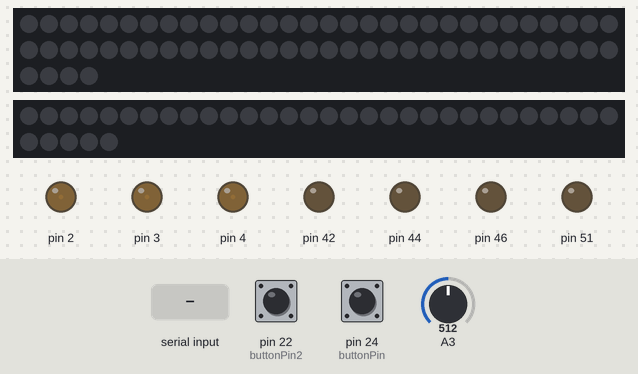
The sketch below on a simulated Arduino Mega 2560, built with avr-gcc and run on an emulated ATmega2560. Parts: 64 RGB LEDs in strip order, left to right, continuing on the next row, 35 RGB LEDs in strip order, left to right, continuing on the next row, output pins drawn as LEDs (lit = HIGH). Dashed ring = blinking. The test bench sets the inputs (shaded band); at power-on: pin 24 (buttonPin) HIGH, pin 22 (buttonPin2) HIGH, A3 = 512. Dim RGB values are drawn brighter than linear; the strip is taken to match the declared colour order; random numbers use the default seed unless the sketch sets one.

Above: at 1.2 s.
1.3 s: byte 30 received over Serial
At 1.46 s:
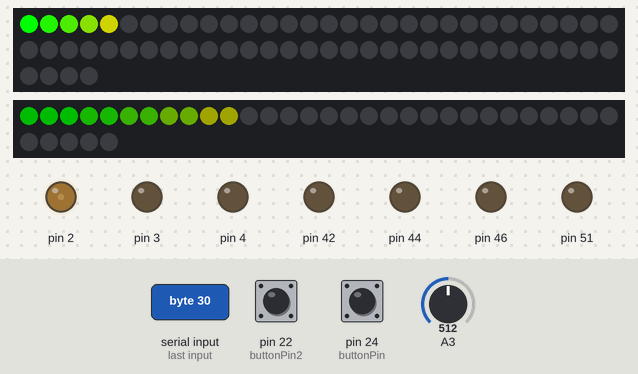
3.7 s: pin 24 (buttonPin) pulled LOW for 0.15 s
At 4.03 s:
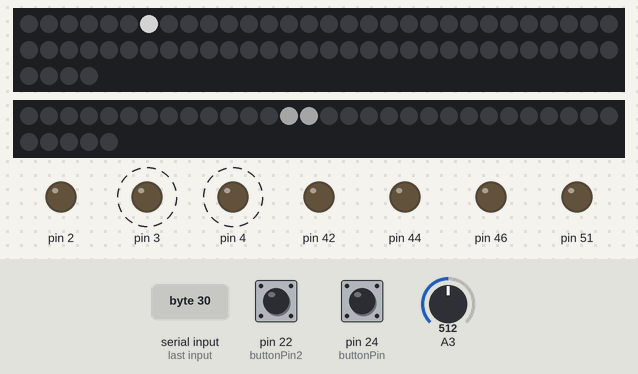
4.4 s: byte 90 received over Serial
At 5.9 s:
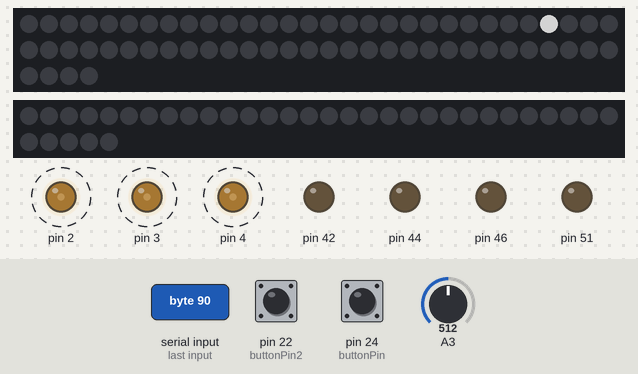
6.5 s: pin 22 (buttonPin2) pulled LOW for 0.15 s
7.2 s: pin 24 (buttonPin) pulled LOW for 1 s
At 9.4 s:
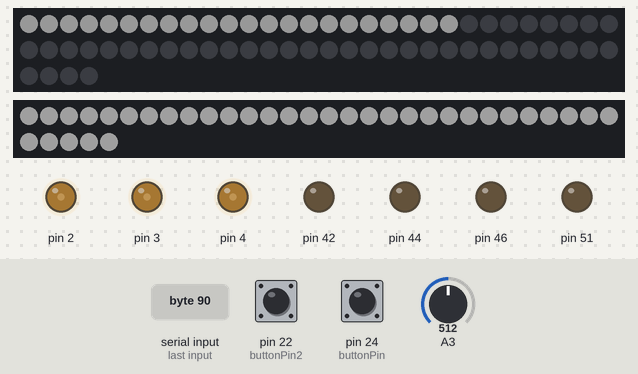
9.7 s: byte 30 received over Serial
At 10.4 s:
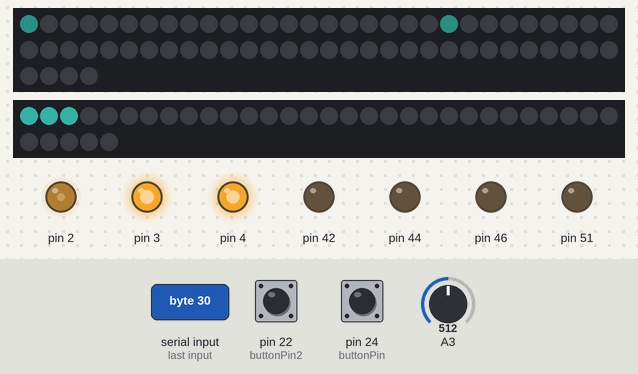
Timing chart, 0 to 12.7 s (numbered marks = the images above; inputs shaded):
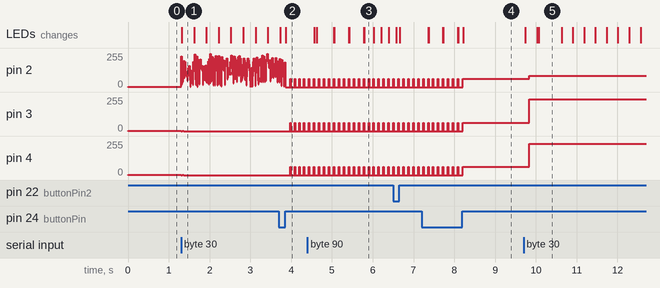

Measured:
- after the input at 1.3 s, pin 3, pin 4: 1/255 → 0/255 at once; the LEDs: change at once (image 1)
- after the input at 3.7 s, pin 3, pin 4: alternates 63/255 for 0.01 s and 0/255 for 0.10 s, starting after 0.28 s
- after the input at 9.7 s, pin 2: 63/255 → 85/255 after 0.13 s; pin 3: 63/255 → 240/255 after 0.13 s; pin 4: 63/255 → 235/255 after 0.13 s; the LEDs: first change at once (image 5 shows a later state)
- by itself, pin 2: alternates 63/255 for 0.01 s and 0/255 for 0.11 s, 17 changes in all, then stays 63/255

The sketch:

VUmeter.ino
```cpp
#include <Adafruit_NeoPixel.h>

#define N_PIXELS  64  // Number of pixels in strand
#define MIC_PIN   A5  // Microphone is attached to this analog pin
#define LED_PIN    52  // NeoPixel LED strand is connected to this pin
#define SAMPLES    20  // Length of buffer for dynamic level adjustment
#define TOP       (N_PIXELS + 1) // Allow dot to go slightly off scale
#define PEAK_FALL 15  // Rate of peak falling dot

byte
peak      = 0,      // Used for falling dot
dotCount  = 0,      // Frame counter for delaying dot-falling speed
volCount  = 0;      // Frame counter for storing past volume data
int vol[SAMPLES],       // Collection of prior volume samples
    lvl       = 20,      // Current "dampened" audio level
    minLvlAvg = 0,      // For dynamic adjustment of graph low & high
    maxLvlAvg = 255;

Adafruit_NeoPixel
strip = Adafruit_NeoPixel(N_PIXELS, LED_PIN, NEO_RGB + NEO_KHZ800);

Adafruit_NeoPixel
strip2 = Adafruit_NeoPixel(35, 34, NEO_RGB + NEO_KHZ800);

int
redBeat = 1,
greenBeat = 1,
blueBeat = 1;

int beat = 0;

byte val;// Data received from the serial port
int b = 0;
int beatCountdown = 35;
int beatUnCount = 0;
int beatCountUp = 35;
int peakHold = 0;
boolean beatUp = false;
boolean beatDown = false;
int peakTime = 5;
int peakTimeout = 0;

boolean analogColor = false;
int analogBeatBlue = 0;
int analogBeatGreen = 0;
int analogBeatRed = 0;

// this constant won't change:
const int  buttonPin = 24;    // the pin that the pushbutton is attached to

// Variables will change:
int buttonPushCounter = 8;   // counter for the number of button presses
int buttonState = 0;         // current state of the button
int lastButtonState = 0;     // previous state of the button

const int  buttonPin2 = 22;    // the pin that the pushbutton is attached to

// Variables will change:
int buttonPushCounter2 = 1;   // counter for the number of button presses
int buttonState2 = 0;         // current state of the button
int lastButtonState2 = 0;


unsigned int rgbColour[3] = {255, 0, 0};

int decColour = 0;
int incColour = 1;

int rainbowCounter = 0;
boolean rainbow = false;
int rainbowTick = 0;

int strobe = 0;

boolean eightReset = true;


void setup()
{

    // This is only needed on 5V Arduinos (Uno, Leonardo, etc.).
    // Connect 3.3V to mic AND TO AREF ON ARDUINO and enable this
    // line.  Audio samples are 'cleaner' at 3.3V.
    // COMMENT OUT THIS LINE FOR 3.3V ARDUINOS (FLORA, ETC.):
    //analogReference(DEFAULT);
    pinMode(buttonPin, INPUT_PULLUP);
    pinMode(buttonPin2, INPUT_PULLUP);
    pinMode(42, OUTPUT);
    pinMode(44, OUTPUT);
    pinMode(46, OUTPUT);
    pinMode(51, OUTPUT);

    pinMode(2, OUTPUT);
    pinMode(3, OUTPUT);
    pinMode(4, OUTPUT);

    memset(vol, 0, sizeof(vol));
    strip.begin();
    strip2.begin();
    Serial.begin(115200);
    strip.setBrightness(255);
    randomSeed(analogRead(A0) * analogRead(A15));
}

void loop()
{
    uint8_t  i;
    uint16_t minLvl, maxLvl;
    int      n, height;


    if (Serial.available())   // If data is available to read,
    {
        val = Serial.read(); // read it and store it in val
        b = val;
    }

    analogWrite(2, redBeat);
    analogWrite(3, greenBeat);
    analogWrite(4, blueBeat);

    if (n != b)
    {
        n   =  b;                  // Raw reading from mic
        n   = abs(n - 5); // Center on zero
        lvl = ((lvl * 7) + n) >> 3;    // "Dampened" reading (else looks twitchy)

        // Calculate bar height based on dynamic min/max levels (fixed point):
        height = TOP * (lvl - minLvlAvg) / (long)(maxLvlAvg - minLvlAvg);

        if (height < 0)       height = 0;     // Clip output
        else if (height > TOP) height = TOP;
        if (height > peak)
        {
            peak   = height; // Keep 'peak' dot at top
            peakHold = 100;
        }


        if (height <= 10)
        {
            if (beatUp)
            {
                beatUnCount = 1;
                beatUp = false;
            }
        }
        else
        {
            beatUp = true;
        }
        if (height >= 50)
        {
            if (beatDown)
            {
                beatDown = false;
                beatUnCount = 1;
            }
        }
        else
        {
            beatDown = true;
        }


        if (buttonPushCounter == 7)
        {
            analogBeatBlue = analogRead(A3);
            analogBeatGreen = analogRead(A2);
            analogBeatRed = analogRead(A1);
            blueBeat = constrain(map(analogBeatBlue, 0, 1023, 0, 255), 0, 255);
            greenBeat = constrain(map(analogBeatGreen, 0, 1023, 0, 255), 0, 255);
            redBeat = constrain(map(analogBeatRed, 0, 1023, 0, 255), 0, 255);
            analogColor = true;

        }

        if (buttonPushCounter == 8)
        {
            if (eightReset) {
                unsigned int rgbColour[3] = {255, 0, 0};
                eightReset = false;
            }
            analogColor = true;


            if (redBeat == 255 && greenBeat == 0 && blueBeat == 0)
            {
                decColour = 0;
                incColour = 1;
            }
            if (redBeat == 0 && greenBeat == 255 && blueBeat == 0)
            {
                decColour = 1;
                incColour = 2;
            }
            if (redBeat == 0 && greenBeat == 0 && blueBeat == 255)
            {
                decColour = 2;
                incColour = 0;
            }

            rgbColour[decColour] -= 1;
            rgbColour[incColour] += 1;
            redBeat = rgbColour[0];
            greenBeat = rgbColour[1];
            blueBeat = rgbColour[2];
            digitalWrite(51, HIGH);
        }
        else
        {
            digitalWrite(51, LOW);
            unsigned int rgbColour[3] = {255, 0, 0};
            eightReset = true;
        }

        if (buttonPushCounter == 10) {
            analogColor = true;
            beatUnCount = 0;
            strip.setBrightness(255);
            // map(analogRead(A5), 0, 1023, 0, 48)
            if (strobe >= 10) {
                // analogBeatBlue = analogRead(A3);
                // analogBeatGreen = analogRead(A2);
                // analogBeatRed = analogRead(A1);
                analogBeatBlue = 255;
                analogBeatGreen = 255;
                analogBeatRed = 255;
                blueBeat = constrain(map(analogBeatBlue, 0, 1023, 0, 255), 0, 255);
                greenBeat = constrain(map(analogBeatGreen, 0, 1023, 0, 255), 0, 255);
                redBeat = constrain(map(analogBeatRed, 0, 1023, 0, 255), 0, 255);

                strobe = 0;
            } else {
                redBeat = 0;
                greenBeat = 0;
                blueBeat = 0;
            }
            strobe++;

        } else {
            //strip.setBrightness(constrain(map(analogRead(A5), 0, 1023, 0, 255), 0, 255));
            strip.setBrightness(255);
        }

        if (buttonPushCounter > 10 || buttonPushCounter < 7)
        {
            analogColor = false;
        }

        if (buttonPushCounter == 11) {
            strip.setBrightness(map(height, 0, 59, 10, 255));
        }


        if (beatUnCount > 0)
        {
            redBeat = 0;
            greenBeat = 0;
            blueBeat = 0;
            while (redBeat + greenBeat + blueBeat <= 200 && !analogColor)
            {

                redBeat = random(511) * random(511) * random(511) % 255;
                greenBeat = random(511) * random(511) * random(511) % 255;
                blueBeat = random(511) * random(511) * random(511) % 255;
                if (buttonPushCounter == 0 || buttonPushCounter == 11)
                {
                    if (redBeat >= 100 && greenBeat >= 100 && blueBeat >= 100)
                    {
                        redBeat = 0;
                        greenBeat = 0;
                        blueBeat = 0;
                    }
                    // Serial.print(redBeat, DEC);
                    // Serial.print("\t");
                    // Serial.print(greenBeat, DEC);
                    // Serial.print("\t");
                    // Serial.println(blueBeat, DEC);
                    if (abs(redBeat - greenBeat) < 60 && abs(greenBeat - blueBeat) < 60 && abs(blueBeat - redBeat) < 60)
                    {
                        redBeat = 0;
                        greenBeat = 0;
                        blueBeat = 0;
                    }
                }
                else if (buttonPushCounter == 1)
                {
                    redBeat = random(150, 255);
                    greenBeat = constrain(greenBeat - random(230, 255), 0, 255);
                    blueBeat = constrain(blueBeat - random(230, 255), 0, 255);
                }
                else if (buttonPushCounter == 2)
                {
                    greenBeat = random(120, 255);
                    redBeat = random(120, 255);
                    blueBeat = constrain(blueBeat - random(230, 255), 0, 255);
                }
                else if (buttonPushCounter == 3)
                {
                    greenBeat = random(150, 255);
                    blueBeat = constrain(greenBeat - random(230, 255), 0, 255);
                    redBeat = constrain(redBeat - random(230, 255), 0, 255);
                }
                else if (buttonPushCounter == 4)
                {
                    blueBeat = random(120, 255);
                    greenBeat = random(120, 255);
                    redBeat = constrain(redBeat - random(230, 255), 0, 255);
                }
                else if (buttonPushCounter == 5)
                {
                    blueBeat = random(150, 255);
                    greenBeat = constrain(greenBeat - random(230, 255), 0, 255);
                    redBeat = constrain(redBeat - random(230, 255), 0, 255);
                }
                else if (buttonPushCounter == 6)
                {
                    blueBeat = random(120, 255);
                    greenBeat = constrain(greenBeat - random(230, 255), 0, 255);
                    redBeat = random(120, 255);
                }
                else if (buttonPushCounter > 11)
                {
                    buttonPushCounter = 0;
                }
            }

            beatUnCount = 0;
        }


        if (buttonPushCounter == 9)
        {
            analogColor = true;
            rainbow = true;
            if (rainbowCounter < 257)
            {
                if (rainbowTick > 2)
                {
                    rainbowCounter += map(analogRead(A3), 0, 1023, 1, 8);
                    rainbowTick = 0;
                }
                rainbowTick++;
            }
            else
            {
                rainbowCounter = 0;
            }
            analogWrite(2, random(255));
            analogWrite(3, 0);
            analogWrite(4, 0);
        }
        else
        {
            rainbow = false;
            rainbowCounter = 0;
            rainbowTick = 0;
        }


        // Color pixels based on rainbow gradient
        if (!rainbow)
        {
            for (i = 0; i < N_PIXELS; i++)
            {
                if (i >= height) strip.setPixelColor(i, 0, 0, 0);
                else strip.setPixelColor(i, Wheel(map(i, 0, strip.numPixels() - 1, 30, 150)));
            }
        }
        else
        {
            for (i = 0; i < N_PIXELS; i++)
            {
                if (i >= height) strip.setPixelColor(i, 0, 0, 0);
                else strip.setPixelColor(i, Wheel2(((i * 256 / 24) - rainbowCounter) & 255));
                // else strip.setPixelColor(i, Wheel2(((i * 256 / strip.numPixels()) - rainbowCounter) & 255));
            }
        }


        //    // Draw peak dot
        //    if(peak > 0 && peak <= N_PIXELS-1) strip.setPixelColor(peak, 255, 255, 255);
        //
        //    strip.show(); // Update strip
        //
        //    // Every few frames, make the peak pixel drop by 1:
        //
        //    if(++dotCount >= PEAK_FALL) { //fall rate
        //
        //      if(peak > 0) peak--;
        //      dotCount = 0;
        //    }
        if (peak == 0)
        {
            peakTimeout += 1;
        }
        else
        {
            peakTimeout = 0;
        }

        if (peakTimeout > 4096)
        {
            digitalWrite(53, LOW);
            for (i = 0; i < N_PIXELS - 1; i++) {
                strip.setPixelColor(i, 0, 0, 0);
            }
            strip.show();
        }
        else
        {
            digitalWrite(53, HIGH);
        }


        vol[volCount] = n;                      // Save sample for dynamic leveling
        if (++volCount >= SAMPLES) volCount = 0; // Advance/rollover sample counter

        // Get volume range of prior frames
        minLvl = maxLvl = vol[0];
        for (i = 1; i < SAMPLES; i++)
        {
            if (vol[i] < minLvl)      minLvl = vol[i];
            else if (vol[i] > maxLvl) maxLvl = vol[i];
        }
        // minLvl and maxLvl indicate the volume range over prior frames, used
        // for vertically scaling the output graph (so it looks interesting
        // regardless of volume level).  If they're too close together though
        // (e.g. at very low volume levels) the graph becomes super coarse
        // and 'jumpy'...so keep some minimum distance between them (this
        // also lets the graph go to zero when no sound is playing):
        if ((maxLvl - minLvl) < TOP) maxLvl = minLvl + TOP;
        minLvlAvg = (minLvlAvg * 63 + minLvl) >> 6; // Dampen min/max levels
        maxLvlAvg = (maxLvlAvg * 63 + maxLvl + 100) >> 6; // (fake rolling average)
    }
    // Draw peak dot
    if (peak > 0 && peak <= N_PIXELS - 1)
    {
        if (buttonPushCounter2 == 0)
        {
            strip.setPixelColor(peak, 127, 127, 127);
            strip.setPixelColor(peak + 1, 0, 0, 0);
        }
        else if (buttonPushCounter2 == 1)
        {
            strip.setPixelColor(peak, redBeat, greenBeat, blueBeat);
            strip.setPixelColor(peak + 1, 0, 0, 0);
        }
        else
        {
            buttonPushCounter2 = 0;
        }
    }

    for (i = 0; i < 36; i++) {
        strip2.setPixelColor(i, strip.getPixelColor(round(map(i, 0, 35, 0, 17))));
    }
    strip2.setBrightness(map(height, 0, 60, 60, 255));
    strip.show(); // Update strip
    strip2.show();

    buttonState = digitalRead(buttonPin);

    if (buttonState != lastButtonState)
    {
        if (buttonState == HIGH)
        {
            buttonPushCounter++;
        }
    }
    lastButtonState = buttonState;

    buttonState2 = digitalRead(buttonPin2);

    if (buttonState2 != lastButtonState2)
    {
        if (buttonState2 == HIGH)
        {
            buttonPushCounter2++;
        }
    }
    lastButtonState2 = buttonState2;

    // Every few frames, make the peak pixel drop by 1:
    if (peakHold == 0)
    {
        if (++dotCount >= PEAK_FALL)  //fall rate
        {
            if (peak > 0) peak--;
            dotCount = 0;
        }
    }
    else
    {
        peakHold--;
    }
    if (buttonPushCounter == 0)
    {
        digitalWrite(42, HIGH);
        digitalWrite(44, HIGH);
        digitalWrite(46, HIGH);
    }
    else if (buttonPushCounter == 1)
    {
        digitalWrite(42, HIGH);
        digitalWrite(44, LOW);
        digitalWrite(46, LOW);
    }
    else if (buttonPushCounter == 2)
    {
        digitalWrite(42, HIGH);
        digitalWrite(44, HIGH);
        digitalWrite(46, LOW);
    }
    else if (buttonPushCounter == 3)
    {
        digitalWrite(42, LOW);
        digitalWrite(44, HIGH);
        digitalWrite(46, LOW);
    }
    else if (buttonPushCounter == 4)
    {
        digitalWrite(42, LOW);
        digitalWrite(44, HIGH);
        digitalWrite(46, HIGH);
    }
    else if (buttonPushCounter == 5)
    {
        digitalWrite(42, LOW);
        digitalWrite(44, LOW);
        digitalWrite(46, HIGH);
    }
    else if (buttonPushCounter == 6)
    {
        digitalWrite(42, HIGH);
        digitalWrite(44, LOW);
        digitalWrite(46, HIGH);
    }
    else if (buttonPushCounter == 7)
    {
        digitalWrite(42, LOW);
        digitalWrite(44, LOW);
        digitalWrite(46, LOW);
    }
    else if (buttonPushCounter > 11)
    {
        buttonPushCounter = 0;
    }


}
// Input a value 0 to 255 to get a color value.
// The colors are a transition r - g - b - back to r.
uint32_t Wheel2(byte WheelPos)
{
    if (WheelPos < 85)
    {
        return strip.Color(WheelPos * 3, 255 - WheelPos * 3, 0);
    }
    else if (WheelPos < 170)
    {
        WheelPos -= 85;
        return strip.Color(255 - WheelPos * 3, 0, WheelPos * 3);
    }
    else
    {
        WheelPos -= 170;
        return strip.Color(0, WheelPos * 3, 255 - WheelPos * 3);
    }
}

//uint32_t Wheel(byte WheelPos) {
//  if(WheelPos < 255) {
//    return strip.Color(WheelPos * 1.7, 255 - WheelPos * 1.7, 0);
//  }
//}


uint32_t Wheel(byte WheelPos)
{
    if (WheelPos < 255)
    {
        return strip.Color(redBeat, greenBeat, blueBeat);
    }
}
```
